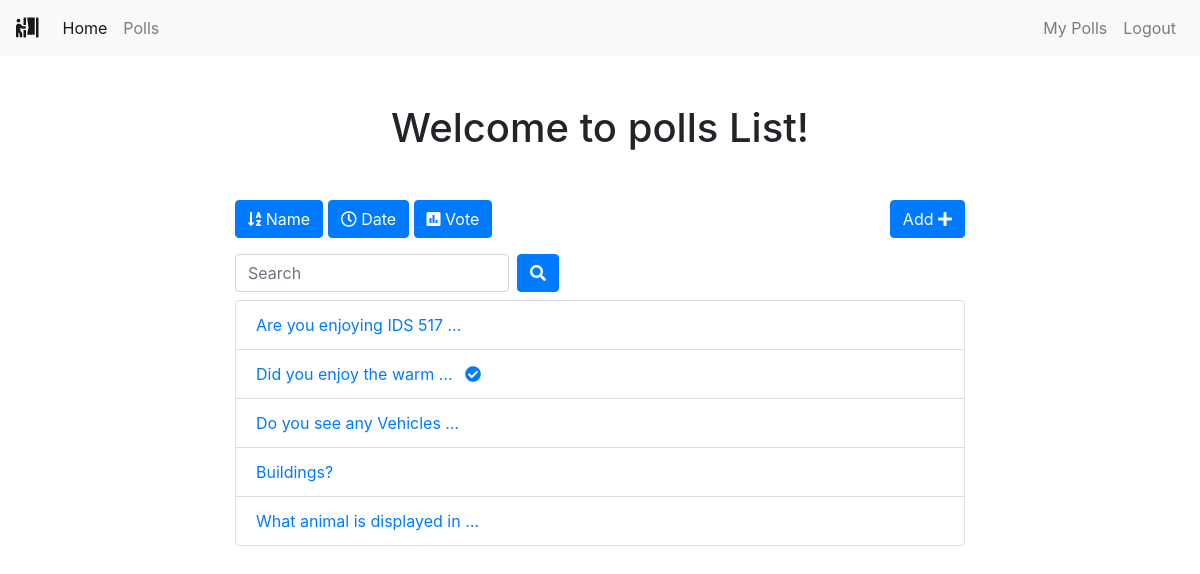
The app's page /polls/list/ (signed in) with its own data.
### polls/models.py (models this page shows, shortened)
class Poll(models.Model):
    owner = models.ForeignKey(User, on_delete=models.CASCADE)
    text = models.TextField()
    pub_date = models.DateTimeField(default=timezone.now)
    active = models.BooleanField(default=True)
    created_at = models.DateTimeField(auto_now_add=True)
    image = models.ImageField(upload_to='polls_images/', blank=True, null=True)

### polls/views.py (the view)
# urls.py: path('list/', views.polls_list, name='list'),
@login_required()
def polls_list(request):
    all_polls = Poll.objects.all()
    search_term = ''
    if 'name' in request.GET:
        all_polls = all_polls.order_by('text')
    if 'date' in request.GET:
        all_polls = all_polls.order_by('pub_date')
    if 'vote' in request.GET:
        all_polls = all_polls.annotate(Count('vote')).order_by('vote__count')
    if 'search' in request.GET:
        search_term = request.GET['search']
        all_polls = all_polls.filter(text__icontains=search_term)
    paginator = Paginator(all_polls, 6)  # Show 6 contacts per page
    page = request.GET.get('page')
    polls = paginator.get_page(page)
    get_dict_copy = request.GET.copy()
    params = get_dict_copy.pop('page', True) and get_dict_copy.urlencode()
    context = {
        'polls': polls,
        'params': params,
        'search_term': search_term,
    }
    return render(request, 'polls/polls_list.html', context)

### polls/templates/polls/polls_list.html (shortened to what this page needs)
{% extends 'base.html' %}
{% block content %}
<div class="container">
    <div class="row">
        <div class="col-md-8 offset-sm-2">
            <h1 class="text-center mb-5">Welcome to polls List!</h1>
            <a class="btn btn-{% if 'name' in request.GET %}warning{% else %}primary{% endif %} mb-3" href="?name=True"
                role="button"><i class="fas fa-sort-alpha-down"></i>
                Name</a>
            <a class="btn btn-{% if 'date' in request.GET %}warning{% else %}primary{% endif %} mb-3" href="?date=True"
                role="button"><i class="far fa-clock"></i> Date</a>
            <a class="btn btn-{% if 'vote' in request.GET %}warning{% else %}primary{% endif %} mb-3" href="?vote=True"
                role="button"><i class="fas fa-poll"></i> Vote</a>
            <a class="btn btn-primary mb-3 float-right" href="{% url 'polls:add' %}" role="button">Add <i class="fas fa-plus"></i></a>
            <form class="form-inline">
                <div class="form-group mr-sm-2 mb-2">
                    <input type="search" class="form-control" name="search" placeholder="Search" value={{ search_term }}>
                </div>
                <button type="submit" class="btn btn-primary mb-2"><i class="fas fa-search"></i></button>
            </form>
            <ul class="list-group">
                {% for poll in polls %}
                <li class="list-group-item"><a href="{% url 'polls:detail' poll.id %}">{{ poll.text|truncatewords:5 }}
                        {% if not poll.active%}
                        <i class="fas fa-check-circle ml-2"></i>
                        {% endif %}
                    </a>
                </li>
                {% endfor %}
            </ul>
        </div>
    </div>
</div>
{% endblock content %}

### records on screen
Poll: text "Are you enjoying IDS 517 …"
Poll: text "Did you enjoy the warm …", active False (drawn)
Poll: text "Do you see any Vehicles …"
Poll: text "Buildings?"
Poll: text "What animal is displayed in …"
